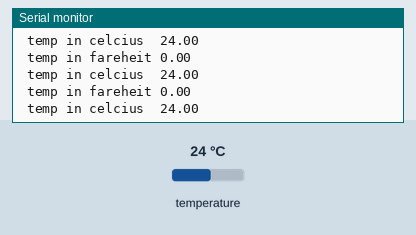
This sketch was run on a simulated Arduino Uno, built with avr-gcc and run on an emulated ATmega328P. Shown: the last lines printed to the serial monitor. Inputs (shaded band) come from the test bench; at power-on: temperature 24 °C. Random numbers use the default seed unless the sketch sets one.

Above: at 2.3 s.
2.4 s: temperature set to 12 °C
At 2.4 s:
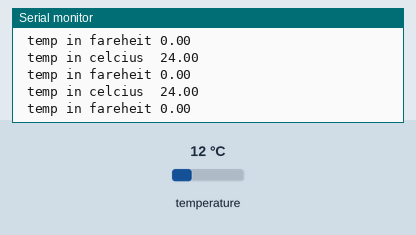
3.9 s: temperature set to 19 °C
At 4.4 s:
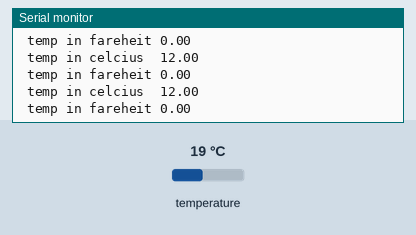
Timing chart, 0 to 6.9 s (numbered marks = the images above; inputs shaded):
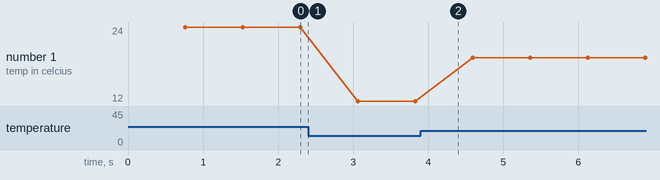

Measured:
- plotted number 1: 24 → 12 after the input at 2.4 s, 12 → 19 after the input at 3.9 s

The sketch:

Read_data_from_keypad.ino
```cpp
#include <OneWire.h>
#include <DallasTemperature.h>

#define ONE_WIRE_BUS 12
int relay=1;
OneWire oneWire(ONE_WIRE_BUS);

DallasTemperature sensors(&oneWire);

 float Celcius=0;
 float Fahrenheit=0;
int choice,a,b,s;
void setup()
{
  Serial.begin(9600);
   Serial.println("1.Milking");
  Serial.println("2.Heating");
}
void loop()
{

   choice=random(int(3));
  switch(choice)
  {
     case0:
            sensors.requestTemperatures();
            Celcius=sensors.getTempCByIndex(0);
            Fahrenheit=sensors.toFahrenheit(Celcius);
            Serial.print(" temp in celcius  ");
            Serial.println(Celcius);
            break;
     case 1:
            sensors.requestTemperatures();
            Celcius=sensors.getTempCByIndex(0);
          //  fahrenheit=sensors.toFahrenheit(Celcius);
            Serial.print(" temp in celcius  ");
            Serial.println(Celcius);
          // int compare=(Serial.available());
    //        if( compare >27)
            digitalWrite(relay,LOW);
//            if( compare >22)
            digitalWrite(relay,HIGH);
            Serial.print(" temp in fareheit ");
            Serial.println(Fahrenheit);
            break;
          //  default
        //    Serial.print("NA");

  }//delay(2000));
}
```
